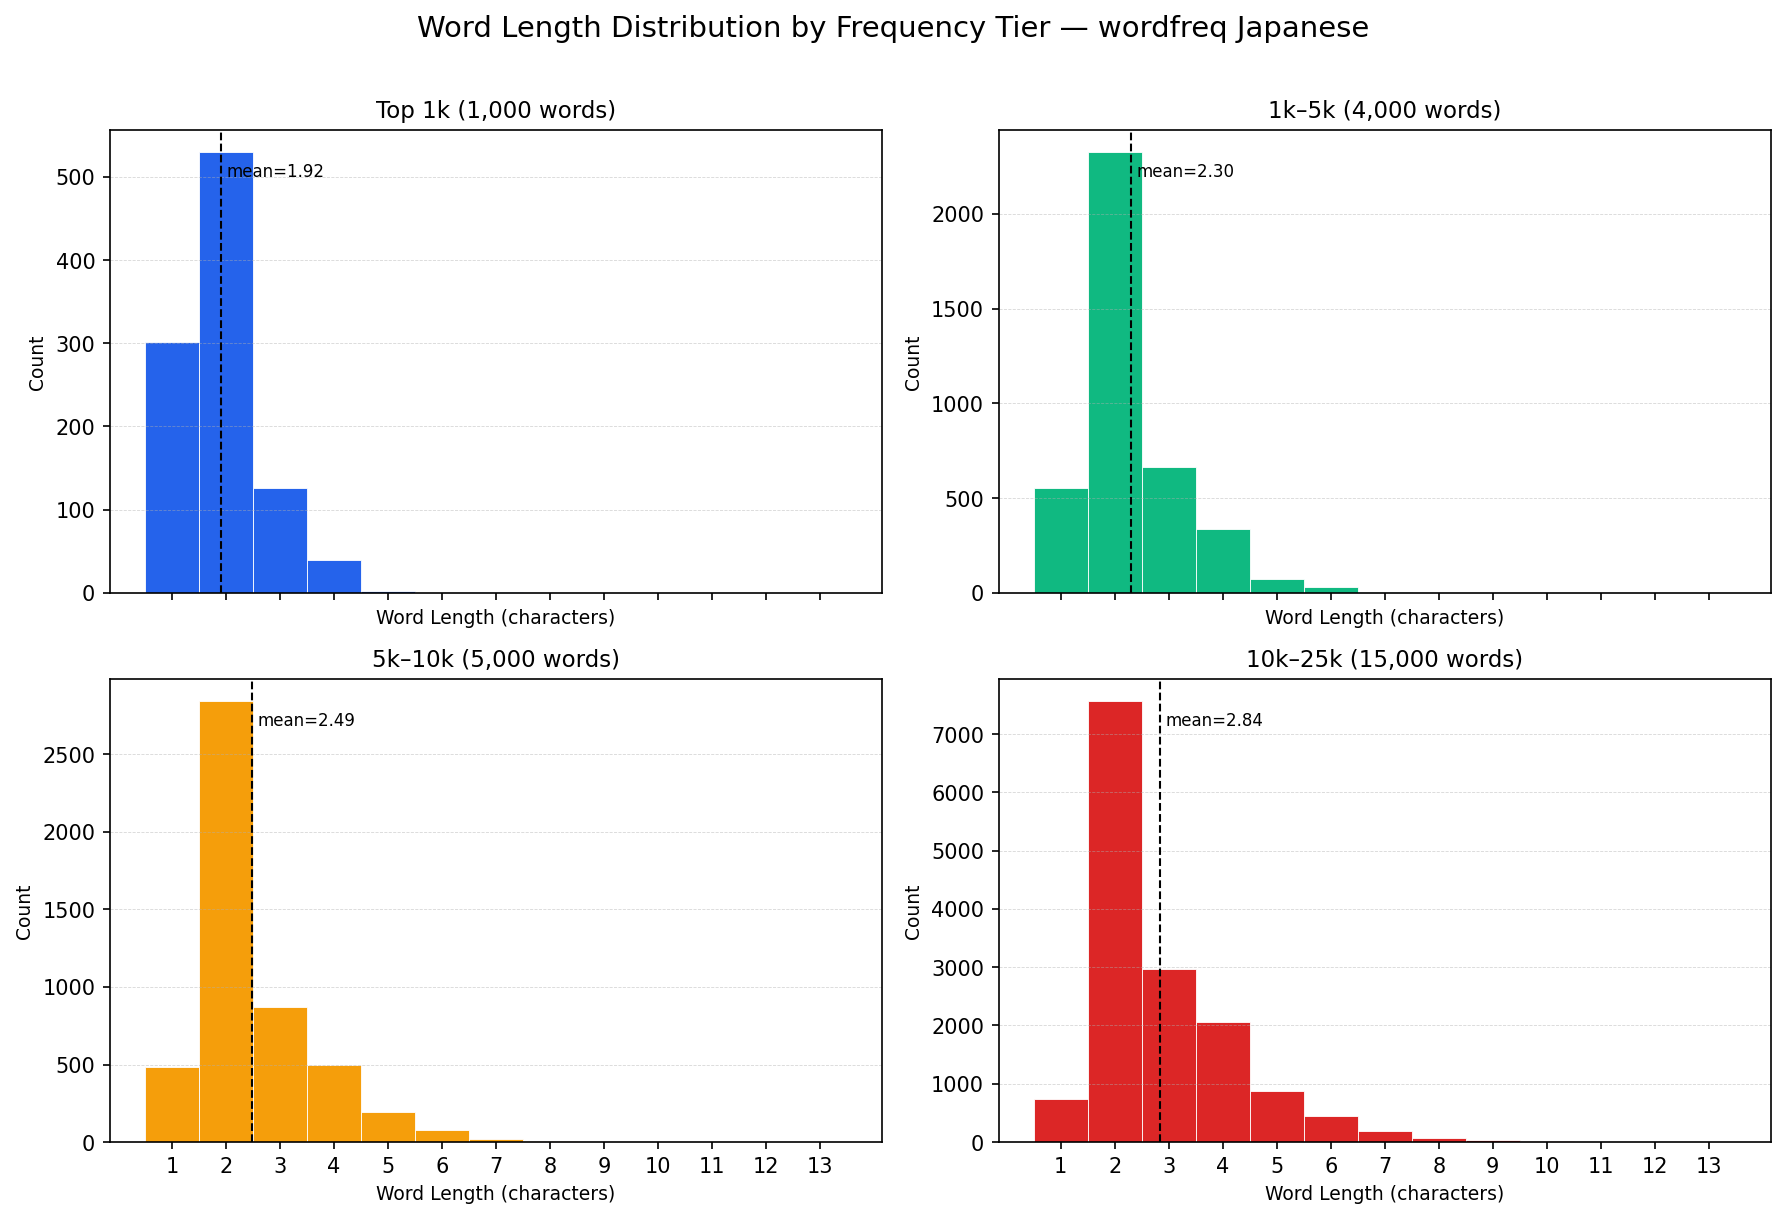

Python code for this plot:
import csv
import matplotlib.pyplot as plt
import numpy as np

DATA = "top_25000_japanese.csv"
OUTPUT = "plot_word_length_by_tier.png"

TIERS = [
    ("Top 1k", 0, 1000, "#2563eb"),
    ("1k–5k", 1000, 5000, "#10b981"),
    ("5k–10k", 5000, 10000, "#f59e0b"),
    ("10k–25k", 10000, 25000, "#dc2626"),
]

tier_lengths = {label: [] for label, *_ in TIERS}

with open(DATA, encoding="utf-8") as f:
    reader = csv.DictReader(f)
    for i, row in enumerate(reader):
        word = row["word"]
        length = len(word)
        for label, lo, hi, _ in TIERS:
            if lo <= i < hi:
                tier_lengths[label].append(length)
                break

max_len = max(l for lengths in tier_lengths.values() for l in lengths)
bins = np.arange(1, max_len + 2) - 0.5

fig, axes = plt.subplots(2, 2, figsize=(12, 8), sharex=True, sharey=False)
axes = axes.flatten()

for ax, (label, lo, hi, color) in zip(axes, TIERS):
    lengths = tier_lengths[label]
    ax.hist(lengths, bins=bins, color=color, edgecolor="white", linewidth=0.4)
    mean_len = np.mean(lengths)
    ax.axvline(mean_len, color="black", linestyle="--", linewidth=1)
    ax.text(mean_len + 0.1, ax.get_ylim()[1] * 0.9, f"mean={mean_len:.2f}", fontsize=8)
    ax.set_title(f"{label} ({hi - lo:,} words)", fontsize=11)
    ax.set_xlabel("Word Length (characters)", fontsize=9)
    ax.set_ylabel("Count", fontsize=9)
    ax.set_xticks(range(1, max_len + 1))
    ax.grid(True, axis="y", linestyle="--", linewidth=0.4, alpha=0.5)

fig.suptitle("Word Length Distribution by Frequency Tier — wordfreq Japanese", fontsize=14, y=1.01)
plt.tight_layout()
plt.savefig(OUTPUT, dpi=150, bbox_inches="tight")
print(f"Saved {OUTPUT}")
